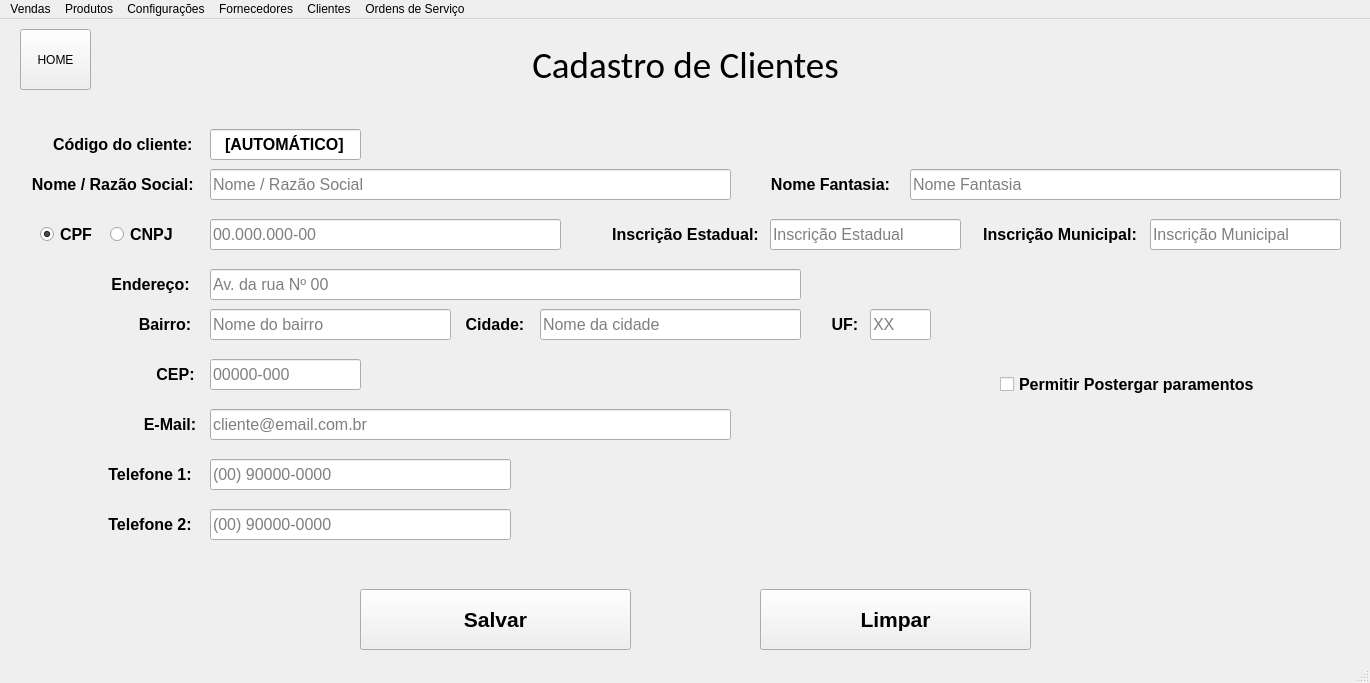
<?xml version="1.0" encoding="UTF-8"?>
<ui version="4.0">
 <class>MainWindow</class>
 <widget class="QMainWindow" name="MainWindow">
  <property name="geometry">
   <rect>
    <x>0</x>
    <y>0</y>
    <width>1370</width>
    <height>683</height>
   </rect>
  </property>
  <property name="windowTitle">
   <string>MainWindow</string>
  </property>
  <widget class="QWidget" name="centralwidget">
   <widget class="QLabel" name="clientes_label_codigo">
    <property name="geometry">
     <rect>
      <x>40</x>
      <y>110</y>
      <width>170</width>
      <height>31</height>
     </rect>
    </property>
    <property name="font">
     <font>
      <pointsize>12</pointsize>
      <weight>75</weight>
      <bold>true</bold>
     </font>
    </property>
    <property name="text">
     <string>Código do cliente: </string>
    </property>
    <property name="alignment">
     <set>Qt::AlignCenter</set>
    </property>
   </widget>
   <widget class="QLineEdit" name="clientes_campo_codigo">
    <property name="enabled">
     <bool>true</bool>
    </property>
    <property name="geometry">
     <rect>
      <x>210</x>
      <y>110</y>
      <width>151</width>
      <height>31</height>
     </rect>
    </property>
    <property name="font">
     <font>
      <pointsize>12</pointsize>
      <weight>75</weight>
      <bold>true</bold>
     </font>
    </property>
    <property name="inputMask">
     <string/>
    </property>
    <property name="text">
     <string>[AUTOMÁTICO]</string>
    </property>
    <property name="alignment">
     <set>Qt::AlignCenter</set>
    </property>
    <property name="readOnly">
     <bool>true</bool>
    </property>
    <property name="placeholderText">
     <string>[AUTOMÁTICO]</string>
    </property>
   </widget>
   <widget class="QLabel" name="clientes_label_nomeraz">
    <property name="geometry">
     <rect>
      <x>20</x>
      <y>150</y>
      <width>190</width>
      <height>31</height>
     </rect>
    </property>
    <property name="font">
     <font>
      <pointsize>12</pointsize>
      <weight>75</weight>
      <bold>true</bold>
     </font>
    </property>
    <property name="text">
     <string>Nome / Razão Social: </string>
    </property>
    <property name="alignment">
     <set>Qt::AlignCenter</set>
    </property>
   </widget>
   <widget class="QLineEdit" name="clientes_input_nomeraz">
    <property name="enabled">
     <bool>true</bool>
    </property>
    <property name="geometry">
     <rect>
      <x>210</x>
      <y>150</y>
      <width>521</width>
      <height>31</height>
     </rect>
    </property>
    <property name="font">
     <font>
      <pointsize>12</pointsize>
      <weight>50</weight>
      <bold>false</bold>
     </font>
    </property>
    <property name="inputMask">
     <string/>
    </property>
    <property name="maxLength">
     <number>100</number>
    </property>
    <property name="alignment">
     <set>Qt::AlignLeading|Qt::AlignLeft|Qt::AlignVCenter</set>
    </property>
    <property name="placeholderText">
     <string>Nome / Razão Social</string>
    </property>
   </widget>
   <widget class="QRadioButton" name="clientes_radio_cnpj">
    <property name="geometry">
     <rect>
      <x>110</x>
      <y>200</y>
      <width>71</width>
      <height>31</height>
     </rect>
    </property>
    <property name="font">
     <font>
      <pointsize>12</pointsize>
      <weight>75</weight>
      <bold>true</bold>
     </font>
    </property>
    <property name="text">
     <string>CNPJ</string>
    </property>
   </widget>
   <widget class="QRadioButton" name="clientes_radio_cpf">
    <property name="geometry">
     <rect>
      <x>40</x>
      <y>200</y>
      <width>71</width>
      <height>31</height>
     </rect>
    </property>
    <property name="font">
     <font>
      <pointsize>12</pointsize>
      <weight>75</weight>
      <bold>true</bold>
     </font>
    </property>
    <property name="text">
     <string>CPF</string>
    </property>
    <property name="checked">
     <bool>true</bool>
    </property>
   </widget>
   <widget class="QLineEdit" name="clientes_input_cpf_cnpj">
    <property name="enabled">
     <bool>true</bool>
    </property>
    <property name="geometry">
     <rect>
      <x>210</x>
      <y>200</y>
      <width>351</width>
      <height>31</height>
     </rect>
    </property>
    <property name="font">
     <font>
      <pointsize>12</pointsize>
      <weight>50</weight>
      <bold>false</bold>
     </font>
    </property>
    <property name="inputMask">
     <string/>
    </property>
    <property name="alignment">
     <set>Qt::AlignLeading|Qt::AlignLeft|Qt::AlignVCenter</set>
    </property>
    <property name="placeholderText">
     <string>00.000.000-00</string>
    </property>
   </widget>
   <widget class="QLabel" name="clientes_label_endereco">
    <property name="geometry">
     <rect>
      <x>100</x>
      <y>250</y>
      <width>101</width>
      <height>31</height>
     </rect>
    </property>
    <property name="font">
     <font>
      <pointsize>12</pointsize>
      <weight>75</weight>
      <bold>true</bold>
     </font>
    </property>
    <property name="text">
     <string>Endereço:</string>
    </property>
    <property name="alignment">
     <set>Qt::AlignCenter</set>
    </property>
   </widget>
   <widget class="QLineEdit" name="clientes_input_endereco">
    <property name="enabled">
     <bool>true</bool>
    </property>
    <property name="geometry">
     <rect>
      <x>210</x>
      <y>250</y>
      <width>591</width>
      <height>31</height>
     </rect>
    </property>
    <property name="font">
     <font>
      <pointsize>12</pointsize>
      <weight>50</weight>
      <bold>false</bold>
     </font>
    </property>
    <property name="inputMask">
     <string/>
    </property>
    <property name="maxLength">
     <number>100</number>
    </property>
    <property name="alignment">
     <set>Qt::AlignLeading|Qt::AlignLeft|Qt::AlignVCenter</set>
    </property>
    <property name="placeholderText">
     <string>Av. da rua Nº 00</string>
    </property>
   </widget>
   <widget class="QLabel" name="clientes_label_cep">
    <property name="geometry">
     <rect>
      <x>150</x>
      <y>340</y>
      <width>51</width>
      <height>31</height>
     </rect>
    </property>
    <property name="font">
     <font>
      <pointsize>12</pointsize>
      <weight>75</weight>
      <bold>true</bold>
     </font>
    </property>
    <property name="text">
     <string>CEP:</string>
    </property>
    <property name="alignment">
     <set>Qt::AlignCenter</set>
    </property>
   </widget>
   <widget class="QLineEdit" name="clientes_input_cep">
    <property name="enabled">
     <bool>true</bool>
    </property>
    <property name="geometry">
     <rect>
      <x>210</x>
      <y>340</y>
      <width>151</width>
      <height>31</height>
     </rect>
    </property>
    <property name="font">
     <font>
      <pointsize>12</pointsize>
      <weight>50</weight>
      <bold>false</bold>
     </font>
    </property>
    <property name="inputMask">
     <string/>
    </property>
    <property name="maxLength">
     <number>9</number>
    </property>
    <property name="alignment">
     <set>Qt::AlignLeading|Qt::AlignLeft|Qt::AlignVCenter</set>
    </property>
    <property name="placeholderText">
     <string>00000-000</string>
    </property>
   </widget>
   <widget class="QLabel" name="clientes_label_ie">
    <property name="geometry">
     <rect>
      <x>610</x>
      <y>200</y>
      <width>151</width>
      <height>31</height>
     </rect>
    </property>
    <property name="font">
     <font>
      <pointsize>12</pointsize>
      <weight>75</weight>
      <bold>true</bold>
     </font>
    </property>
    <property name="text">
     <string>Inscrição Estadual:</string>
    </property>
    <property name="alignment">
     <set>Qt::AlignCenter</set>
    </property>
   </widget>
   <widget class="QLineEdit" name="clientes_input_ie">
    <property name="enabled">
     <bool>true</bool>
    </property>
    <property name="geometry">
     <rect>
      <x>770</x>
      <y>200</y>
      <width>191</width>
      <height>31</height>
     </rect>
    </property>
    <property name="font">
     <font>
      <pointsize>12</pointsize>
      <weight>50</weight>
      <bold>false</bold>
     </font>
    </property>
    <property name="inputMask">
     <string/>
    </property>
    <property name="maxLength">
     <number>20</number>
    </property>
    <property name="alignment">
     <set>Qt::AlignLeading|Qt::AlignLeft|Qt::AlignVCenter</set>
    </property>
    <property name="placeholderText">
     <string>Inscrição Estadual</string>
    </property>
   </widget>
   <widget class="QLabel" name="clientes_label_nomefan">
    <property name="geometry">
     <rect>
      <x>760</x>
      <y>150</y>
      <width>141</width>
      <height>31</height>
     </rect>
    </property>
    <property name="font">
     <font>
      <pointsize>12</pointsize>
      <weight>75</weight>
      <bold>true</bold>
     </font>
    </property>
    <property name="text">
     <string>Nome Fantasia:</string>
    </property>
    <property name="alignment">
     <set>Qt::AlignCenter</set>
    </property>
   </widget>
   <widget class="QLineEdit" name="clientes_input_nomefan">
    <property name="enabled">
     <bool>true</bool>
    </property>
    <property name="geometry">
     <rect>
      <x>910</x>
      <y>150</y>
      <width>431</width>
      <height>31</height>
     </rect>
    </property>
    <property name="font">
     <font>
      <pointsize>12</pointsize>
      <weight>50</weight>
      <bold>false</bold>
     </font>
    </property>
    <property name="inputMask">
     <string/>
    </property>
    <property name="maxLength">
     <number>100</number>
    </property>
    <property name="alignment">
     <set>Qt::AlignLeading|Qt::AlignLeft|Qt::AlignVCenter</set>
    </property>
    <property name="placeholderText">
     <string>Nome Fantasia</string>
    </property>
   </widget>
   <widget class="QLabel" name="clientes_label_im">
    <property name="geometry">
     <rect>
      <x>970</x>
      <y>200</y>
      <width>180</width>
      <height>31</height>
     </rect>
    </property>
    <property name="font">
     <font>
      <pointsize>12</pointsize>
      <weight>75</weight>
      <bold>true</bold>
     </font>
    </property>
    <property name="text">
     <string>Inscrição Municipal:</string>
    </property>
    <property name="alignment">
     <set>Qt::AlignCenter</set>
    </property>
   </widget>
   <widget class="QLineEdit" name="clientes_input_im">
    <property name="enabled">
     <bool>true</bool>
    </property>
    <property name="geometry">
     <rect>
      <x>1150</x>
      <y>200</y>
      <width>191</width>
      <height>31</height>
     </rect>
    </property>
    <property name="font">
     <font>
      <pointsize>12</pointsize>
      <weight>50</weight>
      <bold>false</bold>
     </font>
    </property>
    <property name="inputMask">
     <string/>
    </property>
    <property name="maxLength">
     <number>20</number>
    </property>
    <property name="alignment">
     <set>Qt::AlignLeading|Qt::AlignLeft|Qt::AlignVCenter</set>
    </property>
    <property name="placeholderText">
     <string>Inscrição Municipal</string>
    </property>
   </widget>
   <widget class="QLabel" name="clientes_label_email">
    <property name="geometry">
     <rect>
      <x>140</x>
      <y>390</y>
      <width>60</width>
      <height>31</height>
     </rect>
    </property>
    <property name="font">
     <font>
      <pointsize>12</pointsize>
      <weight>75</weight>
      <bold>true</bold>
     </font>
    </property>
    <property name="text">
     <string>E-Mail:</string>
    </property>
    <property name="alignment">
     <set>Qt::AlignCenter</set>
    </property>
   </widget>
   <widget class="QLineEdit" name="clientes_input_email">
    <property name="enabled">
     <bool>true</bool>
    </property>
    <property name="geometry">
     <rect>
      <x>210</x>
      <y>390</y>
      <width>521</width>
      <height>31</height>
     </rect>
    </property>
    <property name="font">
     <font>
      <pointsize>12</pointsize>
      <weight>50</weight>
      <bold>false</bold>
     </font>
    </property>
    <property name="inputMask">
     <string/>
    </property>
    <property name="maxLength">
     <number>100</number>
    </property>
    <property name="alignment">
     <set>Qt::AlignLeading|Qt::AlignLeft|Qt::AlignVCenter</set>
    </property>
    <property name="placeholderText">
     <string>cliente@email.com.br</string>
    </property>
   </widget>
   <widget class="QLineEdit" name="clientes_input_telefone1">
    <property name="enabled">
     <bool>true</bool>
    </property>
    <property name="geometry">
     <rect>
      <x>210</x>
      <y>440</y>
      <width>301</width>
      <height>31</height>
     </rect>
    </property>
    <property name="font">
     <font>
      <pointsize>12</pointsize>
      <weight>50</weight>
      <bold>false</bold>
     </font>
    </property>
    <property name="inputMask">
     <string/>
    </property>
    <property name="maxLength">
     <number>15</number>
    </property>
    <property name="alignment">
     <set>Qt::AlignLeading|Qt::AlignLeft|Qt::AlignVCenter</set>
    </property>
    <property name="placeholderText">
     <string>(00) 90000-0000</string>
    </property>
   </widget>
   <widget class="QLabel" name="clientes_label_telefone1">
    <property name="geometry">
     <rect>
      <x>100</x>
      <y>440</y>
      <width>100</width>
      <height>31</height>
     </rect>
    </property>
    <property name="font">
     <font>
      <pointsize>12</pointsize>
      <weight>75</weight>
      <bold>true</bold>
     </font>
    </property>
    <property name="text">
     <string>Telefone 1:</string>
    </property>
    <property name="alignment">
     <set>Qt::AlignCenter</set>
    </property>
   </widget>
   <widget class="QLabel" name="clientes_label_bairro">
    <property name="geometry">
     <rect>
      <x>130</x>
      <y>290</y>
      <width>70</width>
      <height>31</height>
     </rect>
    </property>
    <property name="font">
     <font>
      <pointsize>12</pointsize>
      <weight>75</weight>
      <bold>true</bold>
     </font>
    </property>
    <property name="text">
     <string>Bairro:</string>
    </property>
    <property name="alignment">
     <set>Qt::AlignCenter</set>
    </property>
   </widget>
   <widget class="QLineEdit" name="clientes_input_bairro">
    <property name="enabled">
     <bool>true</bool>
    </property>
    <property name="geometry">
     <rect>
      <x>210</x>
      <y>290</y>
      <width>241</width>
      <height>31</height>
     </rect>
    </property>
    <property name="font">
     <font>
      <pointsize>12</pointsize>
      <weight>50</weight>
      <bold>false</bold>
     </font>
    </property>
    <property name="inputMask">
     <string/>
    </property>
    <property name="maxLength">
     <number>30</number>
    </property>
    <property name="alignment">
     <set>Qt::AlignLeading|Qt::AlignLeft|Qt::AlignVCenter</set>
    </property>
    <property name="placeholderText">
     <string>Nome do bairro</string>
    </property>
   </widget>
   <widget class="QLineEdit" name="clientes_input_cidade">
    <property name="enabled">
     <bool>true</bool>
    </property>
    <property name="geometry">
     <rect>
      <x>540</x>
      <y>290</y>
      <width>261</width>
      <height>31</height>
     </rect>
    </property>
    <property name="font">
     <font>
      <pointsize>12</pointsize>
      <weight>50</weight>
      <bold>false</bold>
     </font>
    </property>
    <property name="inputMask">
     <string/>
    </property>
    <property name="maxLength">
     <number>30</number>
    </property>
    <property name="alignment">
     <set>Qt::AlignLeading|Qt::AlignLeft|Qt::AlignVCenter</set>
    </property>
    <property name="placeholderText">
     <string>Nome da cidade</string>
    </property>
   </widget>
   <widget class="QLabel" name="clientes_label_cidade">
    <property name="geometry">
     <rect>
      <x>460</x>
      <y>290</y>
      <width>70</width>
      <height>31</height>
     </rect>
    </property>
    <property name="font">
     <font>
      <pointsize>12</pointsize>
      <weight>75</weight>
      <bold>true</bold>
     </font>
    </property>
    <property name="text">
     <string>Cidade:</string>
    </property>
    <property name="alignment">
     <set>Qt::AlignCenter</set>
    </property>
   </widget>
   <widget class="QLineEdit" name="clientes_input_telefone2">
    <property name="enabled">
     <bool>true</bool>
    </property>
    <property name="geometry">
     <rect>
      <x>210</x>
      <y>490</y>
      <width>301</width>
      <height>31</height>
     </rect>
    </property>
    <property name="font">
     <font>
      <pointsize>12</pointsize>
      <weight>50</weight>
      <bold>false</bold>
     </font>
    </property>
    <property name="inputMask">
     <string/>
    </property>
    <property name="maxLength">
     <number>15</number>
    </property>
    <property name="alignment">
     <set>Qt::AlignLeading|Qt::AlignLeft|Qt::AlignVCenter</set>
    </property>
    <property name="placeholderText">
     <string>(00) 90000-0000</string>
    </property>
   </widget>
   <widget class="QLabel" name="clientes_label_telefone2">
    <property name="geometry">
     <rect>
      <x>100</x>
      <y>490</y>
      <width>100</width>
      <height>31</height>
     </rect>
    </property>
    <property name="font">
     <font>
      <pointsize>12</pointsize>
      <weight>75</weight>
      <bold>true</bold>
     </font>
    </property>
    <property name="text">
     <string>Telefone 2:</string>
    </property>
    <property name="alignment">
     <set>Qt::AlignCenter</set>
    </property>
   </widget>
   <widget class="QCheckBox" name="clientes_chk_postergar">
    <property name="geometry">
     <rect>
      <x>1000</x>
      <y>350</y>
      <width>341</width>
      <height>30</height>
     </rect>
    </property>
    <property name="font">
     <font>
      <pointsize>12</pointsize>
      <weight>75</weight>
      <bold>true</bold>
     </font>
    </property>
    <property name="text">
     <string>Permitir Postergar paramentos</string>
    </property>
   </widget>
   <widget class="QLineEdit" name="clientes_input_uf">
    <property name="enabled">
     <bool>true</bool>
    </property>
    <property name="geometry">
     <rect>
      <x>870</x>
      <y>290</y>
      <width>61</width>
      <height>31</height>
     </rect>
    </property>
    <property name="font">
     <font>
      <pointsize>12</pointsize>
      <weight>50</weight>
      <bold>false</bold>
     </font>
    </property>
    <property name="inputMask">
     <string/>
    </property>
    <property name="maxLength">
     <number>2</number>
    </property>
    <property name="alignment">
     <set>Qt::AlignLeading|Qt::AlignLeft|Qt::AlignVCenter</set>
    </property>
    <property name="placeholderText">
     <string>XX</string>
    </property>
   </widget>
   <widget class="QLabel" name="clientes_label_uf">
    <property name="geometry">
     <rect>
      <x>810</x>
      <y>290</y>
      <width>70</width>
      <height>31</height>
     </rect>
    </property>
    <property name="font">
     <font>
      <pointsize>12</pointsize>
      <weight>75</weight>
      <bold>true</bold>
     </font>
    </property>
    <property name="text">
     <string>UF:</string>
    </property>
    <property name="alignment">
     <set>Qt::AlignCenter</set>
    </property>
   </widget>
   <widget class="QLabel" name="clientes_label_cadastro_clientes">
    <property name="geometry">
     <rect>
      <x>0</x>
      <y>20</y>
      <width>1371</width>
      <height>51</height>
     </rect>
    </property>
    <property name="font">
     <font>
      <family>Calibri</family>
      <pointsize>28</pointsize>
      <weight>50</weight>
      <bold>false</bold>
     </font>
    </property>
    <property name="text">
     <string>Cadastro de Clientes</string>
    </property>
    <property name="alignment">
     <set>Qt::AlignCenter</set>
    </property>
   </widget>
   <widget class="QPushButton" name="botao_home">
    <property name="geometry">
     <rect>
      <x>20</x>
      <y>10</y>
      <width>71</width>
      <height>61</height>
     </rect>
    </property>
    <property name="text">
     <string>HOME</string>
    </property>
   </widget>
   <widget class="QPushButton" name="clientes_botao_salvar">
    <property name="geometry">
     <rect>
      <x>360</x>
      <y>570</y>
      <width>271</width>
      <height>61</height>
     </rect>
    </property>
    <property name="font">
     <font>
      <pointsize>16</pointsize>
      <weight>75</weight>
      <bold>true</bold>
     </font>
    </property>
    <property name="text">
     <string>Salvar</string>
    </property>
   </widget>
   <widget class="QPushButton" name="clientes_botao_limpar">
    <property name="geometry">
     <rect>
      <x>760</x>
      <y>570</y>
      <width>271</width>
      <height>61</height>
     </rect>
    </property>
    <property name="font">
     <font>
      <pointsize>16</pointsize>
      <weight>75</weight>
      <bold>true</bold>
     </font>
    </property>
    <property name="text">
     <string>Limpar</string>
    </property>
   </widget>
  </widget>
  <widget class="QMenuBar" name="menubar">
   <property name="geometry">
    <rect>
     <x>0</x>
     <y>0</y>
     <width>1370</width>
     <height>21</height>
    </rect>
   </property>
   <widget class="QMenu" name="menu_vendas">
    <property name="title">
     <string>Vendas</string>
    </property>
    <addaction name="acao_realizar_venda"/>
    <addaction name="acao_consultar_vendas"/>
    <addaction name="acao_relatorio_vendas"/>
   </widget>
   <widget class="QMenu" name="menu_produtos">
    <property name="title">
     <string>Produtos</string>
    </property>
    <addaction name="acao_cadastrar_produtos"/>
    <addaction name="acao_estoque_produtos"/>
    <addaction name="acao_relatorio_produtos"/>
   </widget>
   <widget class="QMenu" name="menu_configuracoes">
    <property name="title">
     <string>Configurações</string>
    </property>
    <addaction name="acao_predefinicoes"/>
    <addaction name="acao_sobre"/>
   </widget>
   <widget class="QMenu" name="menuFornecedores">
    <property name="title">
     <string>Fornecedores</string>
    </property>
    <addaction name="acao_cadastro_forn"/>
    <addaction name="acao_consulta_forn"/>
    <addaction name="acao_relatorios_forn"/>
   </widget>
   <widget class="QMenu" name="menuClientes">
    <property name="title">
     <string>Clientes</string>
    </property>
    <addaction name="acao_cadastro_clientes"/>
    <addaction name="acao_consulta_clientes"/>
    <addaction name="acao_relatorio_clientes"/>
   </widget>
   <widget class="QMenu" name="menuOS">
    <property name="title">
     <string>Ordens de Serviço</string>
    </property>
    <addaction name="acao_nova_os"/>
    <addaction name="acao_consultar_os"/>
    <addaction name="acao_relatorios_os"/>
   </widget>
   <addaction name="menu_vendas"/>
   <addaction name="menu_produtos"/>
   <addaction name="menu_configuracoes"/>
   <addaction name="menuFornecedores"/>
   <addaction name="menuClientes"/>
   <addaction name="menuOS"/>
  </widget>
  <widget class="QStatusBar" name="statusbar"/>
  <action name="acao_realizar_venda">
   <property name="text">
    <string>Realizar Venda</string>
   </property>
  </action>
  <action name="acao_consultar_vendas">
   <property name="text">
    <string>Consultar Vendas</string>
   </property>
  </action>
  <action name="acao_relatorio_vendas">
   <property name="text">
    <string>Relatório de vendas</string>
   </property>
  </action>
  <action name="acao_cadastrar_produtos">
   <property name="text">
    <string>Cadastrar produtos</string>
   </property>
  </action>
  <action name="acao_estoque_produtos">
   <property name="text">
    <string>Estoque de produtos</string>
   </property>
  </action>
  <action name="acao_relatorio_produtos">
   <property name="text">
    <string>Relatório de produtos</string>
   </property>
  </action>
  <action name="acao_predefinicoes">
   <property name="text">
    <string>Predefinições</string>
   </property>
  </action>
  <action name="acao_sobre">
   <property name="text">
    <string>Sobre</string>
   </property>
  </action>
  <action name="acao_cadastro_forn">
   <property name="text">
    <string>Cadastro</string>
   </property>
  </action>
  <action name="acao_consulta_forn">
   <property name="text">
    <string>Consulta</string>
   </property>
  </action>
  <action name="acao_cadastro_clientes">
   <property name="text">
    <string>Cadastro</string>
   </property>
  </action>
  <action name="acao_consulta_clientes">
   <property name="text">
    <string>Consulta</string>
   </property>
  </action>
  <action name="acao_nova_os">
   <property name="text">
    <string>Nova O.S.</string>
   </property>
  </action>
  <action name="acao_consultar_os">
   <property name="text">
    <string>Consulta</string>
   </property>
  </action>
  <action name="acao_relatorios_os">
   <property name="text">
    <string>Relatório de O.S.</string>
   </property>
  </action>
  <action name="acao_relatorio_clientes">
   <property name="text">
    <string>Relatorio de clientes</string>
   </property>
  </action>
  <action name="acao_relatorios_forn">
   <property name="text">
    <string>Relatório de fornecedores</string>
   </property>
  </action>
 </widget>
 <resources/>
 <connections/>
</ui>
